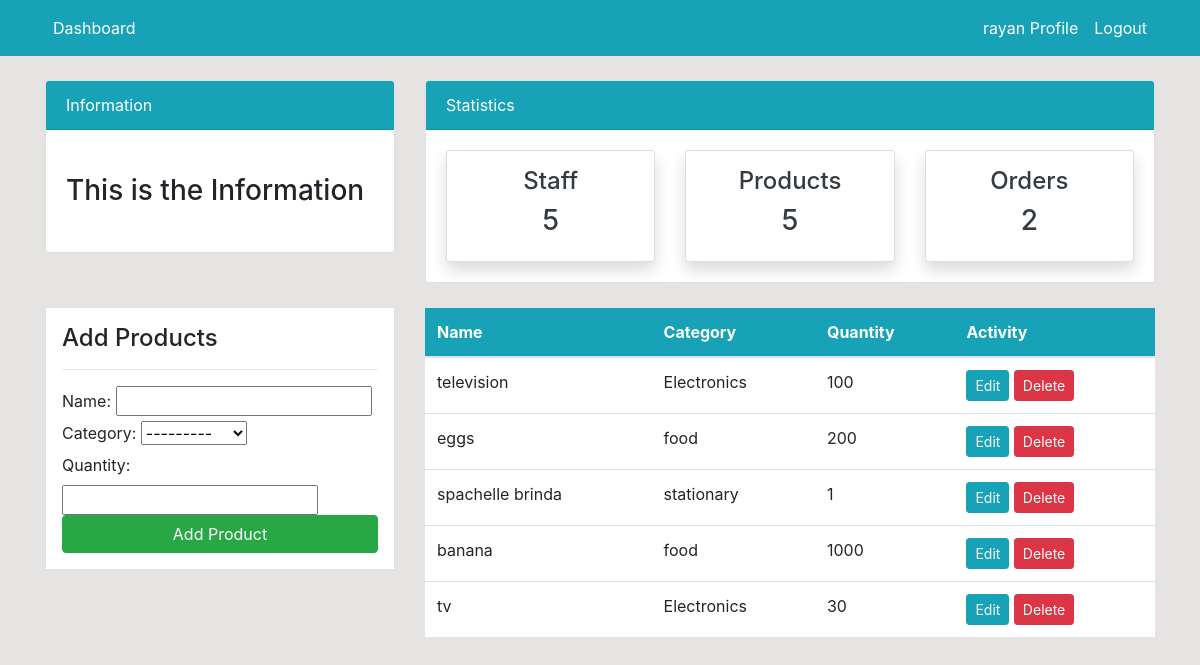
/product/ (signed in), run on the app's committed database.
### dashboard/models.py (models this page shows, shortened)
class Product(models.Model):
    name = models.CharField(max_length=100, null=True)
    category = models.CharField(max_length=20, choices=CATEGORY, null=True)
    quantity = models.PositiveIntegerField(null=True)

### dashboard/views.py (the view)
# urls.py: path('product/', views.product, name='dashboard-product'),
@login_required
def product(request):
    items = Product.objects.all()
    itemsCount = items.count()
    workersCount = User.objects.all().count()
    ordersCount = Order.objects.all().count()
    if request.method == 'POST':
        form = ProductForm(request.POST)
        if form.is_valid():
            form.save()
            productName = form.cleaned_data.get('name')
            messages.success(request, f'{productName} has been added')
            return redirect('dashboard-product')
    else:
        form = ProductForm()
    context = {
        'items':items,
        'form':form,
        'itemsCount':itemsCount,
        'workersCount':workersCount,
        'ordersCount':ordersCount,
    }
    return render(request, 'dashboard/product.html', context)

### dashboard/forms.py
class ProductForm(forms.ModelForm):
    class Meta:
        model = Product
        fields = ['name', 'category', 'quantity']

### templates/dashboard/product.html (shortened to what this page needs)
{% extends 'partials/base.html' %}
{% block content %}
{% include 'partials/topnav.html' %}
    <div class="container">
        <div class="row my-4">
            <div class="col-md-4">
                <div class="border bg-white p-3">
                    <h4>Add Products</h4>
                    <hr>
                    <form method="POST">
                        {{ form }}
                       <input class="btn btn-success btn-block" type="submit" value="Add Product">
                    </form>
                </div>
            </div>
            <div class="col-md-8">
                <table class="table bg-white">
                    <thead class="bg-info">
                        <tr class="text-white">
                            <th scope="col">Name</th>
                            <th scope="col">Category</th>
                            <th scope="col">Quantity</th>
                            <th scope="col">Activity</th>
                        </tr>
                    </thead>
                    <tbody>
                        {% for item in items %}
                        <tr>
                            <td>{{item.name}}</td>
                            <td>{{item.category}}</td>
                            <td>{{ item.quantity }}</td>
                            <td>
                                <a class="btn btn-info btn-sm" href="{% url 'dashboard-productUpdate' item.id %}">Edit</a>
                                <a class="btn btn-danger btn-sm" href="{% url 'dashboard-productDelete' item.id %}">Delete</a>
                            </td>
                        </tr>
                        {% endfor %}
                    </tbody>
                </table>
            </div>
        </div>
    </div>
{% endblock %}

### templates/partials/base.html (shortened to what this page needs)
{% load static %}
<!doctype html>
<html lang="en">
  <head>
    <link rel="stylesheet" href="https://cdn.jsdelivr.net/npm/bootstrap@4.6.2/dist/css/bootstrap.min.css">
    <link rel="stylesheet" href="{% static '/style.css' %}">
  </head>
  <body>
    {% include 'partials/nav.html' %}
    {% block content %}
    {% endblock %}
  </body>
</html>

### templates/partials/nav.html (shortened to what this page needs)
<nav class="navbar navbar-expand-lg navbar-info bg-info">
    <div class="container">
        {% if user.is_authenticated %}
        <div class="collapse navbar-collapse" id="navbarSupportedContent">
            <ul class="navbar-nav mr-auto">
                <li class="nav-item active">
                    <a class="nav-link text-white" href="{% url 'dashboard-index' %}">Dashboard </a>
                </li>
            </ul>
            <ul class="navbar-nav ml-auto">
                <li class="nav-item active">
                    <a class="nav-link text-white" href="{% url 'user-profile' %}"> {{user.username}} Profile </a>
                </li>
                <li class="nav-item">
                    <a class="nav-link text-white" href="{% url 'user-logout' %}">Logout</a>
                </li>
            </ul>
            {% endif %}
        </div>
    </div>
</nav>

### templates/partials/topnav.html (shortened to what this page needs)
<div class="container">
    <div class="row mt-4">
        <div class="col-md-4">
            <div class="card">
                <div class="card-header bg-info text-white">
                    Information
                </div>
                <div class="card-body">
                    <marquee behavior="" direction="">
                        <h3 class="my-4">This is the Information</h3>
                    </marquee>
                </div>
            </div>
        </div>
        <div class="col-md-8">
            <div class="card">
                <div class="card-header bg-info text-white">
                    Statistics
                </div>
                <div class="card-body">
                    <div class="row">
                        <div class="col-md-4">
                            <a class="text-decoration-none text-dark" href="{% url 'dashboard-staff' %}">
                                <div class="card my-card shadow text-center p-3">
                                    <h4>Staff </h4>
                                    <h3>{{ workersCount }}</h3>
                                </div>
                            </a>
                        </div>
                        <div class="col-md-4">
                            <a class="text-decoration-none text-dark" href="{% url 'dashboard-product' %}">
                                <div class="card my-card shadow text-center p-3">
                                    <h4>Products </h4>
                                    <h3>{{ itemsCount }}</h3>
                                </div>
                            </a>
                        </div>
                        <div class="col-md-4">
                            <a class="text-decoration-none text-dark" href="{% url 'dashboard-order' %}">
                                <div class="card my-card shadow text-center p-3">
                                    <h4>Orders </h4>
                                    <h3>{{ ordersCount }}</h3>
                                </div>
                            </a>
                        </div>
                    </div>
                </div>
            </div>
        </div>
    </div>
</div>

### static/style.css (style rules this page uses)
body { background: rgb(230, 227, 227); }

### data on the page
Product: name "television", category "Electronics", quantity "100"
Product: name "eggs", category "food", quantity "200"
Product: name "spachelle brinda", category "stationary", quantity "1"
Product: name "banana", category "food", quantity "1000"
Product: name "tv", category "Electronics", quantity "30"

### other printed values
{{ user.username }} "rayan"
{{ workersCount }} "5"
{{ itemsCount }} "5"
{{ ordersCount }} "2"
